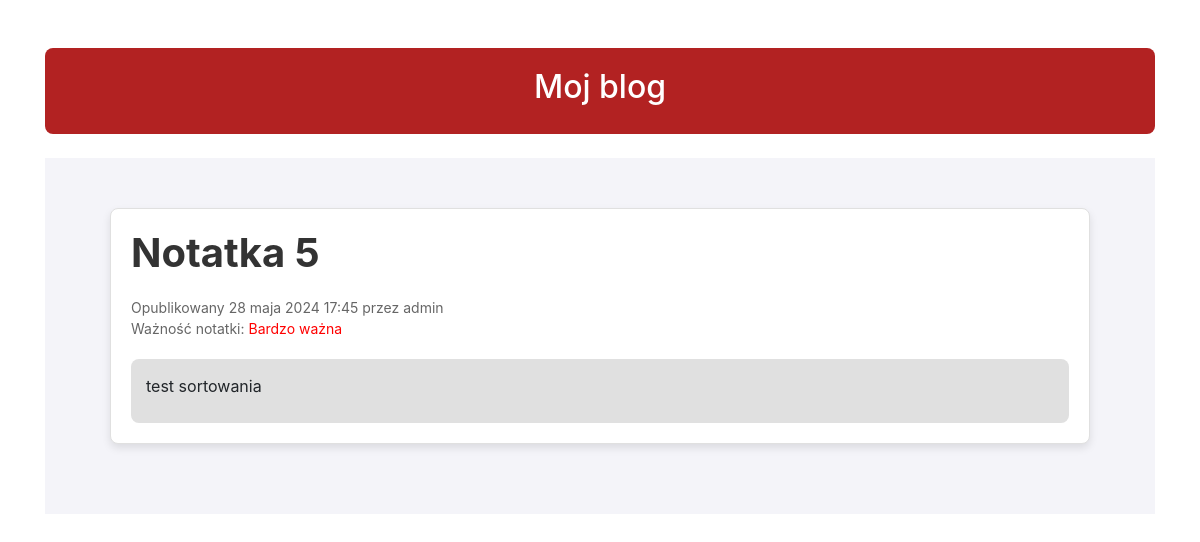
/2024/5/28/notatka-5/, run on an earlier commit of the app's database.
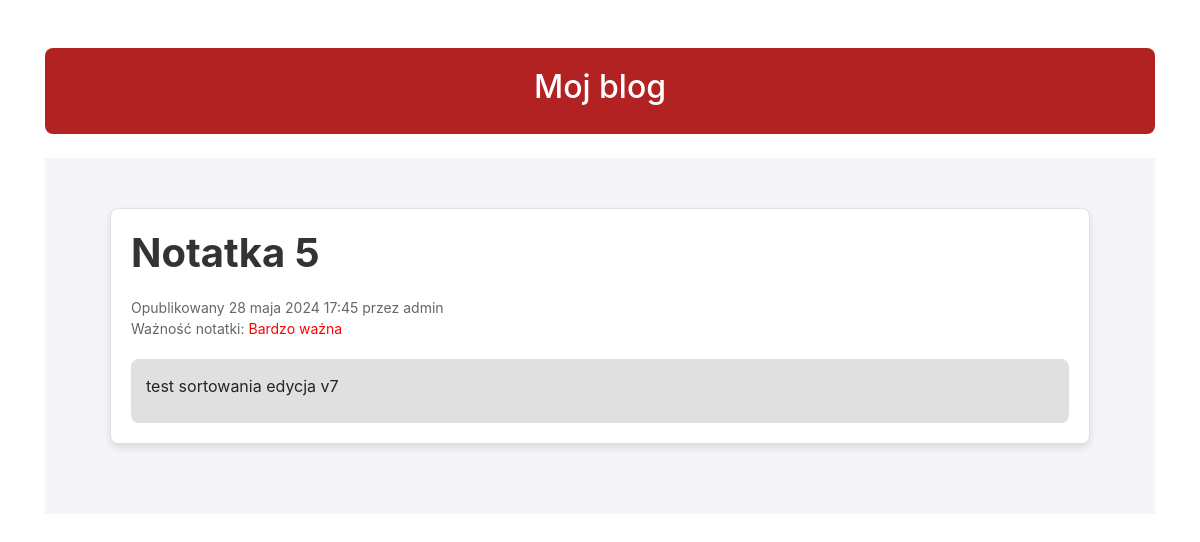
And on a later commit of the database.
### notatki/models.py (models this page shows, shortened)
class Note(models.Model):
    objects = models.Manager()
    published = PublishedManager()
    title = models.CharField(max_length=250)
    body = models.TextField()
    PRIORITY_CHOICES = (
        ('high', "Bardzo ważne"),
        ('medium', "Średnio ważne"),
        ('low', "Mało ważne")
    )
    priority = models.CharField(max_length=10, choices=PRIORITY_CHOICES,
                                default='medium')
    publish = models.DateTimeField(default=timezone.now)
    created = models.DateTimeField(auto_now_add=True)
    updated = models.DateTimeField(auto_now=True)
    STATUS_CHOICES = (
        ('draft', 'Draft'),
        ('published', 'Opublikowany')
    )
    status = models.CharField(max_length=10, choices=STATUS_CHOICES,
                              default='draft')
    slug = models.SlugField(max_length=250, unique_for_date='publish')
    author = models.ForeignKey(User, on_delete=models.CASCADE, related_name='blog_posts')
    class Meta:
        ordering = ('-publish',)
    class Meta:
        ordering = ('created',)

### notatki/views.py (the view)
# urls.py: path('<int:year>/<int:month>/<int:day>/<slug:slug>/', views.note_detail, name='note_detail'),
def note_detail(request, year, month, day, slug):
    note = get_object_or_404(Note, slug=slug, status="published",
                             publish__year=year,
                             publish__month=month,
                             publish__day=day)
    return render(request, 'notatki/post/detail.html', {'note': note})

### notatki/templates/notatki/post/detail.html (shortened to what this page needs)
{%  extends "notatki/base.html" %}
{% block content %}
    <div class="note-main">
    <div class="container">
    <div class="note">
        <h1>{{ note.title }}</h1>
        <p class="date">
    Opublikowany {{ note.publish }} przez {{ note.author }}<br>
    Ważność notatki:
    {% if note.priority == "low" %}
        <span style="color: green;">Mało ważna</span>
    {% elif note.priority == "medium" %}
        <span style="color: orange;">Średnio ważna</span>
    {% else %}
        <span style="color: red;">Bardzo ważna </span>
    {% endif %}
    </p>
    <div class="note-text">
    {{ note.body|linebreaks }}
    </div>
    </div>
    </div>
    </div>
{% endblock %}

What changed in the data, as far as the page shows it:
changed Note "Notatka 5": body "test sortowania" → "test sortowania edycja v7"
